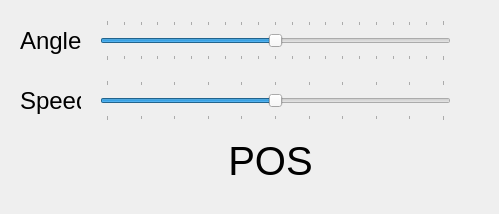
<?xml version="1.0" encoding="UTF-8"?>
<ui version="4.0">
 <class>mainPanel</class>
 <widget class="QWidget" name="mainPanel">
  <property name="geometry">
   <rect>
    <x>0</x>
    <y>0</y>
    <width>499</width>
    <height>214</height>
   </rect>
  </property>
  <property name="windowTitle">
   <string>bcontrol</string>
  </property>
  <widget class="bSlider" name="angleSlider">
   <property name="geometry">
    <rect>
     <x>100</x>
     <y>20</y>
     <width>351</width>
     <height>41</height>
    </rect>
   </property>
   <property name="mouseTracking">
    <bool>false</bool>
   </property>
   <property name="minimum">
    <number>-100</number>
   </property>
   <property name="maximum">
    <number>100</number>
   </property>
   <property name="orientation">
    <enum>Qt::Horizontal</enum>
   </property>
   <property name="tickPosition">
    <enum>QSlider::TicksBothSides</enum>
   </property>
   <property name="tickInterval">
    <number>10</number>
   </property>
  </widget>
  <widget class="bSlider" name="speedSlider">
   <property name="geometry">
    <rect>
     <x>100</x>
     <y>80</y>
     <width>351</width>
     <height>41</height>
    </rect>
   </property>
   <property name="minimum">
    <number>-100</number>
   </property>
   <property name="maximum">
    <number>100</number>
   </property>
   <property name="orientation">
    <enum>Qt::Horizontal</enum>
   </property>
   <property name="tickPosition">
    <enum>QSlider::TicksBothSides</enum>
   </property>
   <property name="tickInterval">
    <number>20</number>
   </property>
  </widget>
  <widget class="QLabel" name="label">
   <property name="geometry">
    <rect>
     <x>20</x>
     <y>20</y>
     <width>61</width>
     <height>41</height>
    </rect>
   </property>
   <property name="font">
    <font>
     <family>Lucida Grande</family>
     <pointsize>18</pointsize>
    </font>
   </property>
   <property name="text">
    <string>Angle</string>
   </property>
  </widget>
  <widget class="QLabel" name="label_2">
   <property name="geometry">
    <rect>
     <x>20</x>
     <y>80</y>
     <width>61</width>
     <height>41</height>
    </rect>
   </property>
   <property name="font">
    <font>
     <family>Lucida Grande</family>
     <pointsize>18</pointsize>
    </font>
   </property>
   <property name="text">
    <string>Speed</string>
   </property>
  </widget>
  <widget class="bLabel" name="lPosition">
   <property name="geometry">
    <rect>
     <x>220</x>
     <y>140</y>
     <width>101</width>
     <height>41</height>
    </rect>
   </property>
   <property name="font">
    <font>
     <family>Lucida Grande</family>
     <pointsize>30</pointsize>
    </font>
   </property>
   <property name="text">
    <string>POS</string>
   </property>
   <property name="textFormat">
    <enum>Qt::PlainText</enum>
   </property>
   <property name="alignment">
    <set>Qt::AlignCenter</set>
   </property>
  </widget>
 </widget>
 <customwidgets>
  <customwidget>
   <class>bSlider</class>
   <extends>QSlider</extends>
   <header location="global">bslider.h</header>
  </customwidget>
  <customwidget>
   <class>bLabel</class>
   <extends>QLabel</extends>
   <header location="global">blabel.h</header>
  </customwidget>
 </customwidgets>
 <tabstops>
  <tabstop>angleSlider</tabstop>
  <tabstop>speedSlider</tabstop>
 </tabstops>
 <resources/>
 <connections/>
 <designerdata>
  <property name="gridDeltaX">
   <number>20</number>
  </property>
  <property name="gridDeltaY">
   <number>20</number>
  </property>
  <property name="gridSnapX">
   <bool>true</bool>
  </property>
  <property name="gridSnapY">
   <bool>true</bool>
  </property>
  <property name="gridVisible">
   <bool>true</bool>
  </property>
 </designerdata>
</ui>
